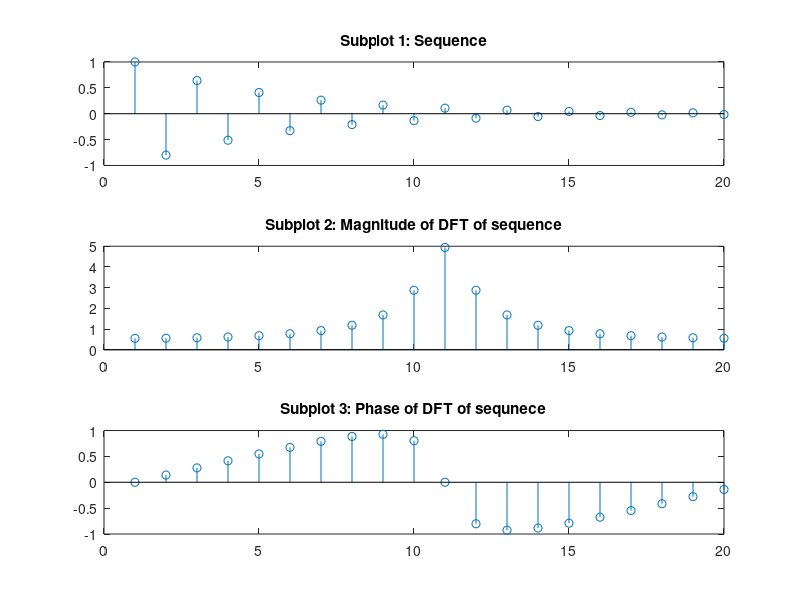

MATLAB code for this plot:
N = 20;
n = 0:19;
xn = (-0.8).^n;
yn = fft(xn);

figure;
subplot(3,1,1)
stem(xn);
title('Subplot 1: Sequence');

subplot(3,1,2)
stem(abs(yn));
title('Subplot 2: Magnitude of DFT of sequence');

subplot(3,1,3)
stem(angle(yn));
title('Subplot 3: Phase of DFT of sequnece');

